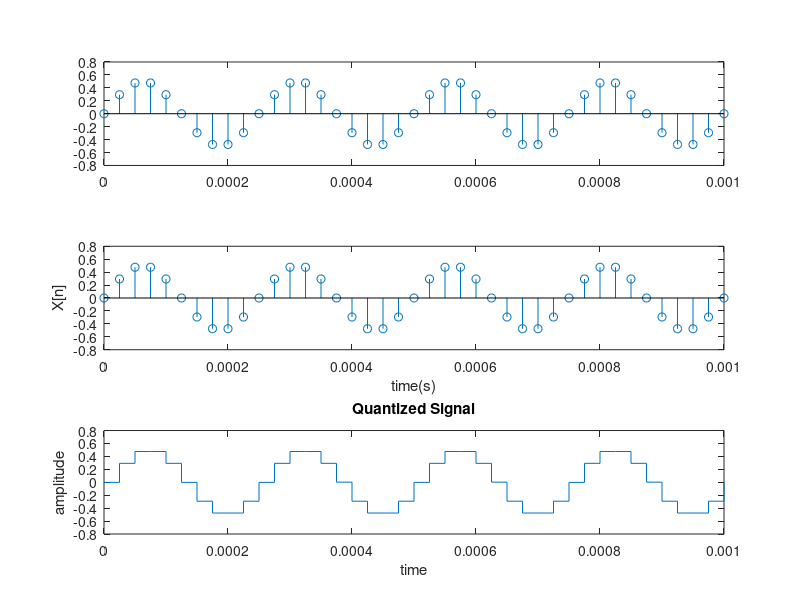

Write MATLAB code to recreate this figure.
fs=40e3;
fc=4e3;
t=0:1/fs:0.001;
x=0.5*sin(2*pi*fc*t);
n=8;
L=(2^n)-1;
delta=(max(x)-min(x))/L;
binaryvalue=dec2bin(round((x-min(x))/delta),n)
y=min(x)+(round((x-min(x))/delta)).*delta;
subplot(3,1,1);
stem(t,x);
subplot(3,1,2);
stem(t,x);
xlabel('time(s)')
ylabel('X[n]')
subplot(3,1,3);
stairs(t,y);
title('Quantized Signal')
xlabel('time')
ylabel('amplitude')